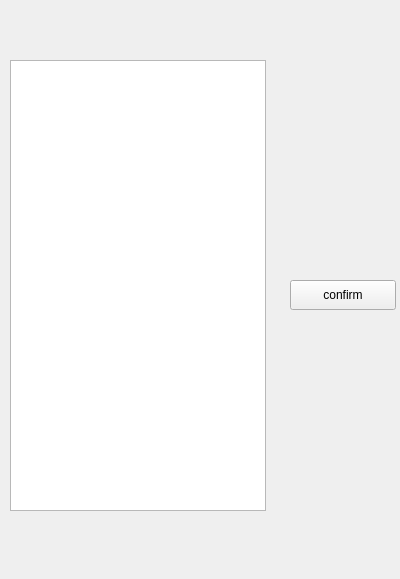
<?xml version="1.0" encoding="UTF-8"?>
<ui version="4.0">
 <class>creategroup</class>
 <widget class="QWidget" name="creategroup">
  <property name="geometry">
   <rect>
    <x>0</x>
    <y>0</y>
    <width>400</width>
    <height>579</height>
   </rect>
  </property>
  <property name="windowTitle">
   <string>Form</string>
  </property>
  <widget class="QTableWidget" name="createGroupList">
   <property name="geometry">
    <rect>
     <x>10</x>
     <y>60</y>
     <width>256</width>
     <height>451</height>
    </rect>
   </property>
  </widget>
  <widget class="QPushButton" name="pushButton_confirm">
   <property name="geometry">
    <rect>
     <x>290</x>
     <y>280</y>
     <width>106</width>
     <height>30</height>
    </rect>
   </property>
   <property name="text">
    <string>confirm</string>
   </property>
  </widget>
 </widget>
 <resources/>
 <connections/>
</ui>
